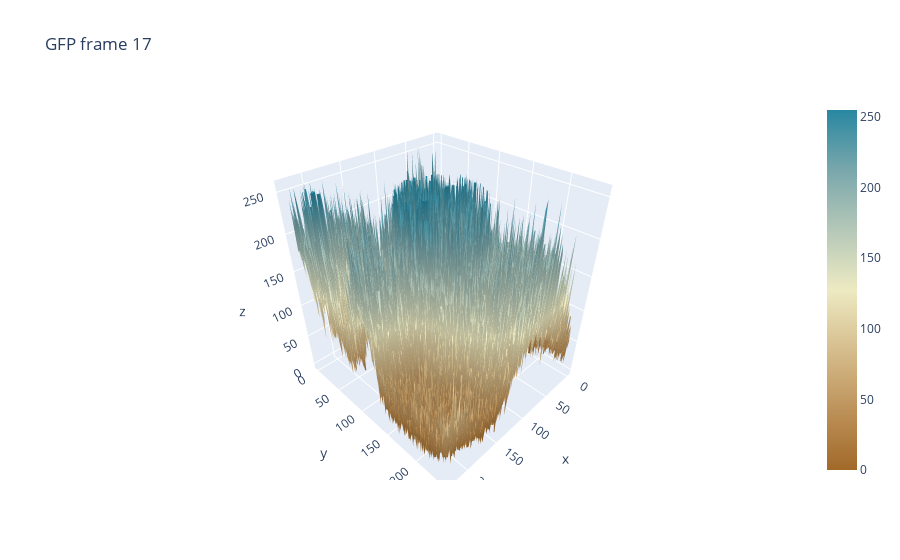

Write notebook code for a chart like this one.
### Code cell
frame = 17
fig = go.Figure(data=[go.Surface(z=sync[frame,:,:,1], colorscale='Earth')])

fig.update_layout(title='GFP frame '+str(frame), autosize=True)

fig.show()

### Figure 1 — Plotly figure (JSON) as saved in the notebook; plotly's stock layout.template omitted (floating-point values rounded to 4 significant figures; data arrays with more than 128 entries replaced by an {"elided": "..."} marker saying what was removed)
{"data": [{"colorscale": [[0, "rgb(161, 105, 40)"], [0.1667, "rgb(189, 146, 90)"], [0.3333, "rgb(214, 189, 141)"], [0.5, "rgb(237, 234, 194)"], [0.6667, "rgb(181, 200, 184)"], [0.8333, "rgb(121, 167, 172)"], [1, "rgb(40, 135, 161)"]], "type": "surface", "z": {"elided": "241x226 int values"}}], "layout": {"autosize": true, "title": {"text": "GFP frame 17"}}}
